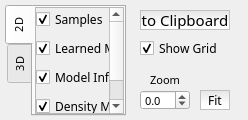
<?xml version="1.0" encoding="UTF-8"?>
<ui version="4.0">
 <class>viewOptionDialog</class>
 <widget class="QDialog" name="viewOptionDialog">
  <property name="enabled">
   <bool>true</bool>
  </property>
  <property name="geometry">
   <rect>
    <x>0</x>
    <y>0</y>
    <width>248</width>
    <height>120</height>
   </rect>
  </property>
  <property name="sizePolicy">
   <sizepolicy hsizetype="Fixed" vsizetype="Fixed">
    <horstretch>0</horstretch>
    <verstretch>0</verstretch>
   </sizepolicy>
  </property>
  <property name="minimumSize">
   <size>
    <width>230</width>
    <height>120</height>
   </size>
  </property>
  <property name="maximumSize">
   <size>
    <width>9999999</width>
    <height>9999999</height>
   </size>
  </property>
  <property name="font">
   <font>
    <family>MS Shell Dlg 2</family>
    <pointsize>8</pointsize>
   </font>
  </property>
  <property name="windowTitle">
   <string>Display Options</string>
  </property>
  <widget class="QPushButton" name="clipboardButton">
   <property name="geometry">
    <rect>
     <x>140</x>
     <y>10</y>
     <width>90</width>
     <height>20</height>
    </rect>
   </property>
   <property name="font">
    <font>
     <family>.SF NS Text</family>
     <pointsize>11</pointsize>
    </font>
   </property>
   <property name="toolTip">
    <string>Copy current canvas image to clipboard</string>
   </property>
   <property name="styleSheet">
    <string notr="true">QPushButton {
border-style: ridge;
border-width: 1px;
border-color: gray;
background-color: qlineargradient( x1:0 y1:-0.5, x2:0 y2:0.75, stop:0 lightgray, stop:1 white);
}

QPushButton:pressed {
background-color: qlineargradient( x1:0 y1:-0.5, x2:0 y2:1, stop:0 gray, stop:1 lightgray);
}</string>
   </property>
   <property name="text">
    <string>to Clipboard</string>
   </property>
  </widget>
  <widget class="QDoubleSpinBox" name="spinZoom">
   <property name="geometry">
    <rect>
     <x>140</x>
     <y>90</y>
     <width>50</width>
     <height>20</height>
    </rect>
   </property>
   <property name="font">
    <font>
     <family>.SF NS Text</family>
    </font>
   </property>
   <property name="decimals">
    <number>1</number>
   </property>
   <property name="minimum">
    <double>-40.000000000000000</double>
   </property>
   <property name="maximum">
    <double>25.000000000000000</double>
   </property>
   <property name="singleStep">
    <double>0.100000000000000</double>
   </property>
   <property name="value">
    <double>0.000000000000000</double>
   </property>
  </widget>
  <widget class="QLabel" name="label">
   <property name="geometry">
    <rect>
     <x>140</x>
     <y>70</y>
     <width>50</width>
     <height>20</height>
    </rect>
   </property>
   <property name="font">
    <font>
     <family>.SF NS Text</family>
     <pointsize>8</pointsize>
    </font>
   </property>
   <property name="text">
    <string>Zoom</string>
   </property>
   <property name="alignment">
    <set>Qt::AlignCenter</set>
   </property>
  </widget>
  <widget class="QPushButton" name="zoomFitButton">
   <property name="geometry">
    <rect>
     <x>200</x>
     <y>90</y>
     <width>30</width>
     <height>20</height>
    </rect>
   </property>
   <property name="font">
    <font>
     <family>.SF NS Text</family>
     <pointsize>9</pointsize>
    </font>
   </property>
   <property name="toolTip">
    <string>Adjust zoom to fit all current data</string>
   </property>
   <property name="styleSheet">
    <string notr="true">QPushButton {
border-style: ridge;
border-width: 1px;
border-color: gray;
background-color: qlineargradient( x1:0 y1:-0.5, x2:0 y2:0.75, stop:0 lightgray, stop:1 white);
}

QPushButton:pressed {
background-color: qlineargradient( x1:0 y1:-0.5, x2:0 y2:1, stop:0 gray, stop:1 lightgray);
}</string>
   </property>
   <property name="text">
    <string>Fit</string>
   </property>
  </widget>
  <widget class="QCheckBox" name="gridCheck">
   <property name="geometry">
    <rect>
     <x>140</x>
     <y>40</y>
     <width>90</width>
     <height>17</height>
    </rect>
   </property>
   <property name="font">
    <font>
     <family>.SF NS Text</family>
     <pointsize>9</pointsize>
    </font>
   </property>
   <property name="text">
    <string>Show Grid</string>
   </property>
   <property name="checked">
    <bool>true</bool>
   </property>
  </widget>
  <widget class="QTabWidget" name="tabWidget">
   <property name="geometry">
    <rect>
     <x>5</x>
     <y>5</y>
     <width>121</width>
     <height>111</height>
    </rect>
   </property>
   <property name="font">
    <font>
     <family>.SF NS Text</family>
    </font>
   </property>
   <property name="tabPosition">
    <enum>QTabWidget::West</enum>
   </property>
   <property name="currentIndex">
    <number>0</number>
   </property>
   <widget class="QWidget" name="tab2d">
    <attribute name="title">
     <string>2D</string>
    </attribute>
    <layout class="QVBoxLayout" name="verticalLayout_4">
     <property name="spacing">
      <number>0</number>
     </property>
     <property name="leftMargin">
      <number>2</number>
     </property>
     <property name="topMargin">
      <number>0</number>
     </property>
     <property name="rightMargin">
      <number>0</number>
     </property>
     <property name="bottomMargin">
      <number>0</number>
     </property>
     <item>
      <widget class="QScrollArea" name="scrollArea_2">
       <property name="font">
        <font>
         <family>.SF NS Text</family>
        </font>
       </property>
       <property name="frameShadow">
        <enum>QFrame::Plain</enum>
       </property>
       <property name="lineWidth">
        <number>0</number>
       </property>
       <property name="horizontalScrollBarPolicy">
        <enum>Qt::ScrollBarAlwaysOff</enum>
       </property>
       <property name="widgetResizable">
        <bool>true</bool>
       </property>
       <widget class="QWidget" name="scrollAreaWidgetContents_2">
        <property name="geometry">
         <rect>
          <x>0</x>
          <y>0</y>
          <width>89</width>
          <height>103</height>
         </rect>
        </property>
        <layout class="QVBoxLayout" name="verticalLayout_3">
         <property name="leftMargin">
          <number>0</number>
         </property>
         <property name="topMargin">
          <number>0</number>
         </property>
         <property name="rightMargin">
          <number>0</number>
         </property>
         <property name="bottomMargin">
          <number>0</number>
         </property>
         <item>
          <widget class="QCheckBox" name="samplesCheck">
           <property name="font">
            <font>
             <family>.SF NS Text</family>
             <pointsize>9</pointsize>
            </font>
           </property>
           <property name="text">
            <string>Samples</string>
           </property>
           <property name="checked">
            <bool>true</bool>
           </property>
          </widget>
         </item>
         <item>
          <widget class="QCheckBox" name="modelCheck">
           <property name="font">
            <font>
             <family>.SF NS Text</family>
             <pointsize>9</pointsize>
            </font>
           </property>
           <property name="text">
            <string>Learned Model</string>
           </property>
           <property name="checked">
            <bool>true</bool>
           </property>
          </widget>
         </item>
         <item>
          <widget class="QCheckBox" name="infoCheck">
           <property name="font">
            <font>
             <family>.SF NS Text</family>
             <pointsize>9</pointsize>
            </font>
           </property>
           <property name="text">
            <string>Model Info</string>
           </property>
           <property name="checked">
            <bool>true</bool>
           </property>
          </widget>
         </item>
         <item>
          <widget class="QCheckBox" name="mapCheck">
           <property name="font">
            <font>
             <family>.SF NS Text</family>
             <pointsize>9</pointsize>
            </font>
           </property>
           <property name="text">
            <string>Density Map</string>
           </property>
           <property name="checked">
            <bool>true</bool>
           </property>
          </widget>
         </item>
         <item>
          <widget class="QCheckBox" name="legendCheck">
           <property name="font">
            <font>
             <family>.SF NS Text</family>
             <pointsize>9</pointsize>
            </font>
           </property>
           <property name="text">
            <string>Legends</string>
           </property>
           <property name="checked">
            <bool>true</bool>
           </property>
          </widget>
         </item>
        </layout>
       </widget>
      </widget>
     </item>
    </layout>
   </widget>
   <widget class="QWidget" name="tab3d">
    <attribute name="title">
     <string>3D</string>
    </attribute>
    <widget class="QScrollArea" name="scrollArea">
     <property name="geometry">
      <rect>
       <x>2</x>
       <y>0</y>
       <width>90</width>
       <height>90</height>
      </rect>
     </property>
     <property name="frameShadow">
      <enum>QFrame::Plain</enum>
     </property>
     <property name="lineWidth">
      <number>0</number>
     </property>
     <property name="horizontalScrollBarPolicy">
      <enum>Qt::ScrollBarAlwaysOff</enum>
     </property>
     <property name="widgetResizable">
      <bool>true</bool>
     </property>
     <widget class="QWidget" name="scrollAreaWidgetContents">
      <property name="geometry">
       <rect>
        <x>0</x>
        <y>0</y>
        <width>84</width>
        <height>131</height>
       </rect>
      </property>
      <layout class="QVBoxLayout" name="verticalLayout_2">
       <property name="spacing">
        <number>-1</number>
       </property>
       <property name="leftMargin">
        <number>0</number>
       </property>
       <property name="topMargin">
        <number>0</number>
       </property>
       <property name="rightMargin">
        <number>0</number>
       </property>
       <property name="bottomMargin">
        <number>0</number>
       </property>
       <item>
        <widget class="QLabel" name="label_3">
         <property name="font">
          <font>
           <pointsize>9</pointsize>
          </font>
         </property>
         <property name="text">
          <string>Data display</string>
         </property>
        </widget>
       </item>
       <item>
        <widget class="QCheckBox" name="check3DSamples">
         <property name="font">
          <font>
           <family>Lucida Grande</family>
           <pointsize>9</pointsize>
          </font>
         </property>
         <property name="text">
          <string>Samples</string>
         </property>
         <property name="checked">
          <bool>true</bool>
         </property>
        </widget>
       </item>
       <item>
        <widget class="QCheckBox" name="check3DWireframe">
         <property name="font">
          <font>
           <family>Lucida Grande</family>
           <pointsize>9</pointsize>
          </font>
         </property>
         <property name="text">
          <string>Wireframes</string>
         </property>
         <property name="checked">
          <bool>true</bool>
         </property>
        </widget>
       </item>
       <item>
        <widget class="QCheckBox" name="check3DSurfaces">
         <property name="font">
          <font>
           <family>Lucida Grande</family>
           <pointsize>9</pointsize>
          </font>
         </property>
         <property name="text">
          <string>Surfaces</string>
         </property>
         <property name="checked">
          <bool>true</bool>
         </property>
        </widget>
       </item>
       <item>
        <widget class="QLabel" name="label_2">
         <property name="font">
          <font>
           <pointsize>9</pointsize>
          </font>
         </property>
         <property name="text">
          <string>Effects</string>
         </property>
        </widget>
       </item>
       <item>
        <widget class="QCheckBox" name="check3DTransparency">
         <property name="font">
          <font>
           <family>Lucida Grande</family>
           <pointsize>9</pointsize>
          </font>
         </property>
         <property name="text">
          <string>Transparency</string>
         </property>
         <property name="checked">
          <bool>true</bool>
         </property>
        </widget>
       </item>
       <item>
        <widget class="QCheckBox" name="check3DBlurry">
         <property name="font">
          <font>
           <family>Lucida Grande</family>
           <pointsize>9</pointsize>
          </font>
         </property>
         <property name="text">
          <string>Blur</string>
         </property>
         <property name="checked">
          <bool>true</bool>
         </property>
        </widget>
       </item>
      </layout>
     </widget>
    </widget>
    <widget class="QCheckBox" name="check3DRotate">
     <property name="geometry">
      <rect>
       <x>0</x>
       <y>89</y>
       <width>90</width>
       <height>20</height>
      </rect>
     </property>
     <property name="font">
      <font>
       <family>Lucida Grande</family>
       <pointsize>9</pointsize>
      </font>
     </property>
     <property name="text">
      <string>Rotate Camera</string>
     </property>
    </widget>
   </widget>
  </widget>
 </widget>
 <resources/>
 <connections/>
</ui>
